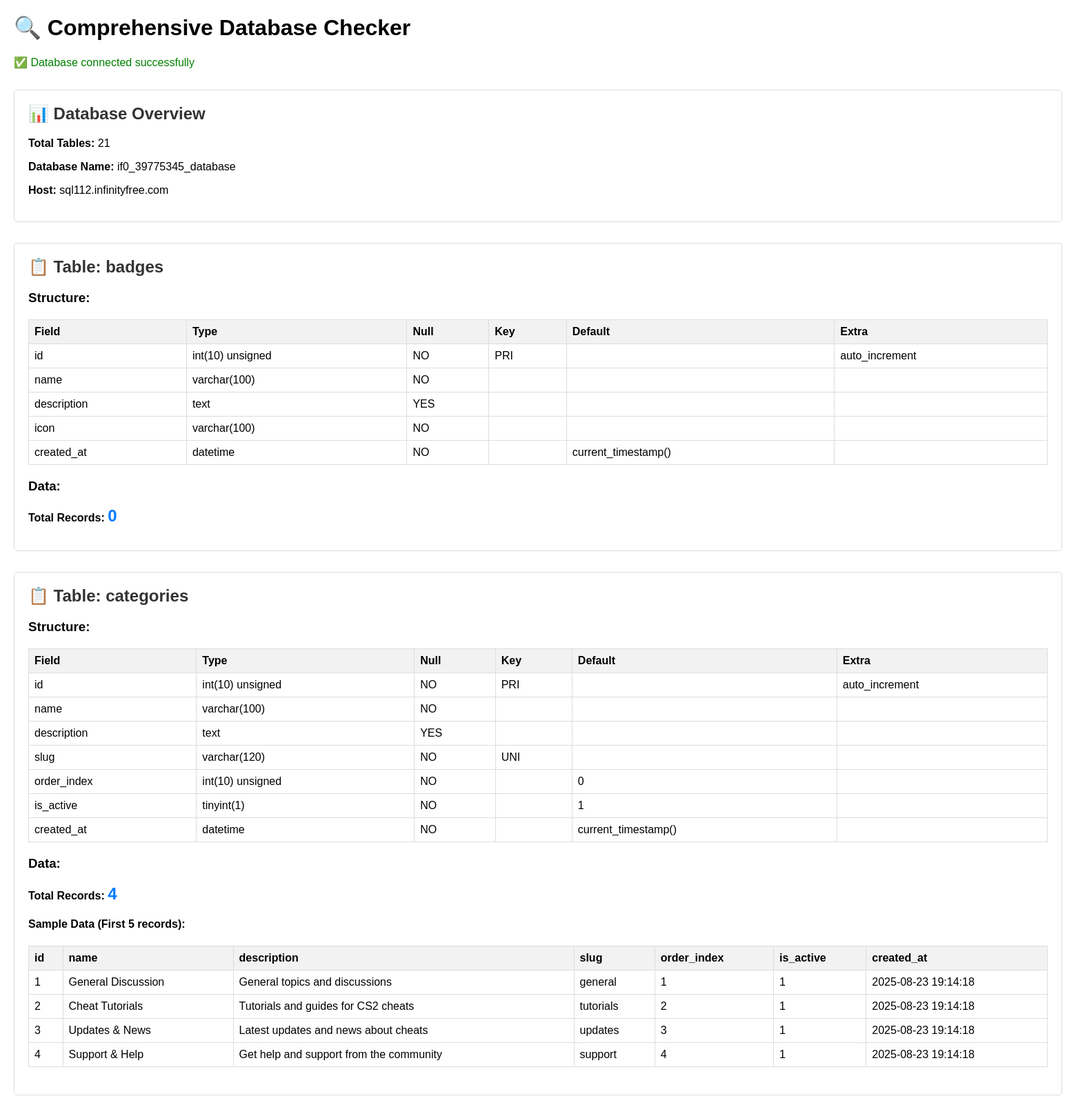
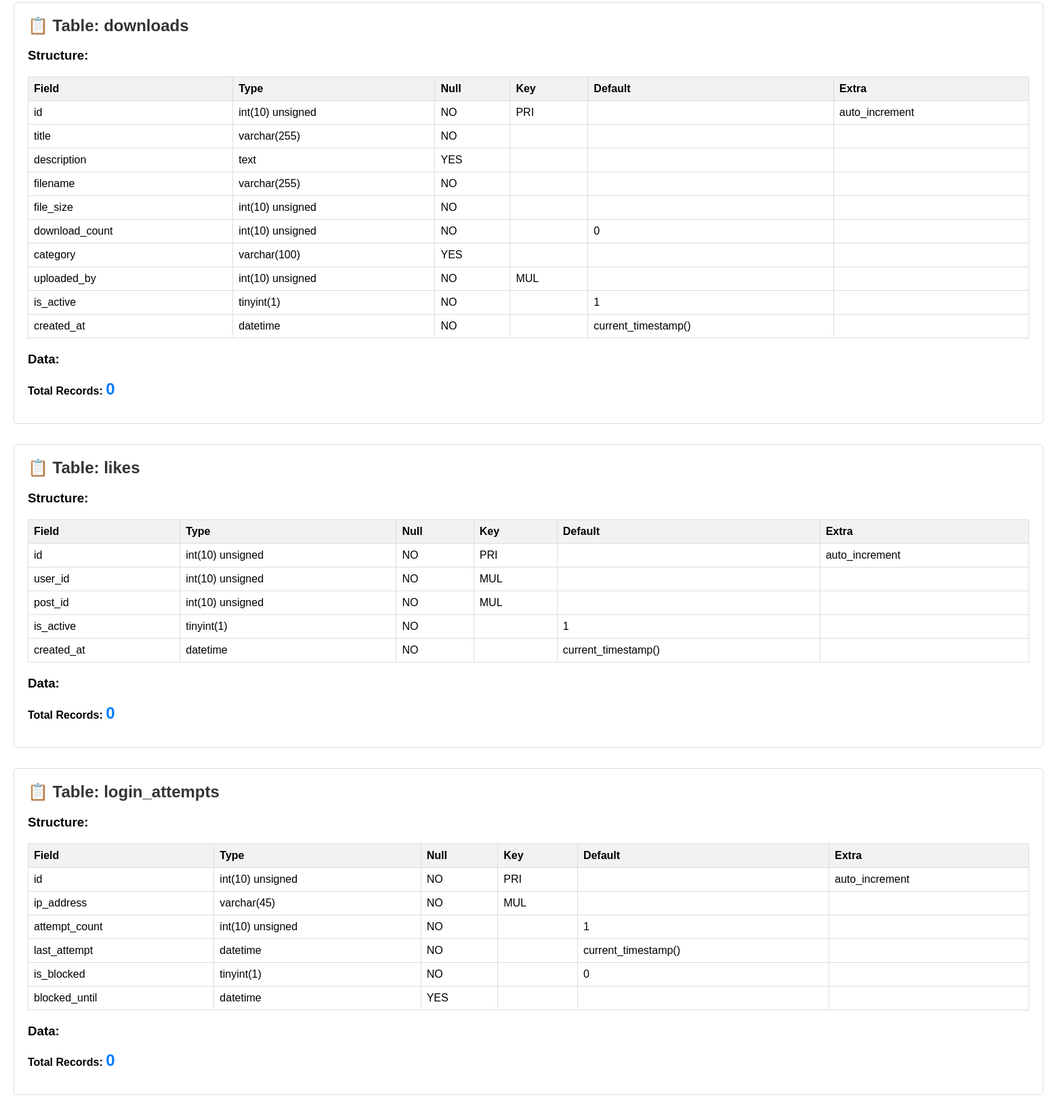
The page /check-database.php (upper part) on the database its author committed (2 pictures, top to bottom).
### tables this page shows
CREATE TABLE `categories` (
  `id` int(10) unsigned NOT NULL AUTO_INCREMENT,
  `name` varchar(100) NOT NULL,
  `description` text DEFAULT NULL,
  `slug` varchar(120) NOT NULL,
  `order_index` int(10) unsigned NOT NULL DEFAULT 0,
  `is_active` tinyint(1) NOT NULL DEFAULT 1,
  `created_at` datetime NOT NULL DEFAULT current_timestamp(),
  PRIMARY KEY (`id`),
  UNIQUE KEY `slug` (`slug`)
);

### check-database.php (the view, shortened to what this page needs)
<?php
echo "<!DOCTYPE html>";
echo "<html><head><title>Database Checker</title>";
echo "</head><body>";
echo "<h1>🔍 Comprehensive Database Checker</h1>";
try {
    $pdo = getDBConnection();
    echo "<p class='success'>✅ Database connected successfully</p>";
    $stmt = $pdo->query("SHOW TABLES");
    $tables = $stmt->fetchAll(PDO::FETCH_COLUMN);
    echo "<div class='section'>";
    echo "<h2>📊 Database Overview</h2>";
    echo "<p><strong>Total Tables:</strong> " . count($tables) . "</p>";
    echo "<p><strong>Database Name:</strong> " . DB_NAME . "</p>";
    echo "<p><strong>Host:</strong> " . DB_HOST . "</p>";
    echo "</div>";
    foreach ($tables as $table) {
        echo "<div class='section'>";
        echo "<h2>📋 Table: $table</h2>";
        $stmt = $pdo->query("DESCRIBE `$table`");
        $columns = $stmt->fetchAll(PDO::FETCH_ASSOC);
        echo "<h3>Structure:</h3>";
        echo "<table class='table'>";
        echo "<tr><th>Field</th><th>Type</th><th>Null</th><th>Key</th><th>Default</th><th>Extra</th></tr>";
        foreach ($columns as $column) {
            echo "<tr>";
            echo "<td>{$column['Field']}</td>";
            echo "<td>{$column['Type']}</td>";
            echo "<td>{$column['Null']}</td>";
            echo "<td>{$column['Key']}</td>";
            echo "<td>{$column['Default']}</td>";
            echo "<td>{$column['Extra']}</td>";
            echo "</tr>";
        }
        echo "</table>";
        try {
            $stmt = $pdo->query("SELECT COUNT(*) as count FROM `$table`");
            $count = $stmt->fetch(PDO::FETCH_ASSOC)['count'];
            echo "<h3>Data:</h3>";
            echo "<p><strong>Total Records:</strong> <span class='stat-number'>$count</span></p>";
            if ($count > 0) {
                $stmt = $pdo->query("SELECT * FROM `$table` LIMIT 5");
                $sampleData = $stmt->fetchAll(PDO::FETCH_ASSOC);
                echo "<h4>Sample Data (First 5 records):</h4>";
                echo "<table class='table'>";
                if (!empty($sampleData)) {
                    echo "<tr>";
                    foreach (array_keys($sampleData[0]) as $header) {
                        echo "<th>$header</th>";
                    }
                    echo "</tr>";
                    foreach ($sampleData as $row) {
                        echo "<tr>";
                        foreach ($row as $value) {
                            $displayValue = $value;
                            if (is_null($value)) $displayValue = '<em>NULL</em>';
                            elseif (strlen($value) > 50) $displayValue = substr($value, 0, 50) . '...';
                            echo "<td>$displayValue</td>";
                        }
                        echo "</tr>";
                    }
                }
                echo "</table>";
            }
        } catch (Exception $e) {
            echo "<p class='error'>❌ Error counting records: " . $e->getMessage() . "</p>";
        }
        echo "</div>";
    }
} catch (Exception $e) {
    echo "<p class='error'>❌ Database connection failed: " . $e->getMessage() . "</p>";
}
echo "</body></html>";
?>

### check-database.php (style rules this page uses)
body { font-family: Arial, sans-serif; margin: 20px; }
.table { border-collapse: collapse; width: 100%; margin: 20px 0; }
.table th, .table td { border: 1px solid #ddd; padding: 8px; text-align: left; }
.table th { background-color: #f2f2f2; }
.success { color: green; }
.section { margin: 30px 0; padding: 20px; border: 1px solid #ddd; border-radius: 5px; }
.section h2 { margin-top: 0; color: #333; }
.stat-number { font-size: 24px; font-weight: bold; color: #007bff; }

### rows shown on the page
categories: displayValue "1", name "General Discussion", description "General topics and discussions", slug "general", created_at "2025-08-23 19:14:18"
categories: displayValue "2", name "Cheat Tutorials", description "Tutorials and guides for CS2 cheats", slug "tutorials", is_active "1", created_at "2025-08-23 19:14:18"
categories: displayValue "3", name "Updates & News", description "Latest updates and news about cheats", slug "updates", is_active "1", created_at "2025-08-23 19:14:18"
categories: displayValue "4", name "Support & Help", description "Get help and support from the community", slug "support", is_active "1", created_at "2025-08-23 19:14:18"

### other values the page prints
count($tables) "21"
DB_NAME "if0_39775345_database"
DB_HOST "sql112.infinityfree.com"
$table "badges"
$column['Field'] "id"
$column['Type'] "int(10) unsigned"
$column['Null'] "NO"
$column['Key'] "PRI"
$column['Extra'] "auto_increment"
$column['Field'] "name"
$column['Type'] "varchar(100)"
$column['Field'] "description"
$column['Type'] "text"
$column['Null'] "YES"
$column['Field'] "icon"
